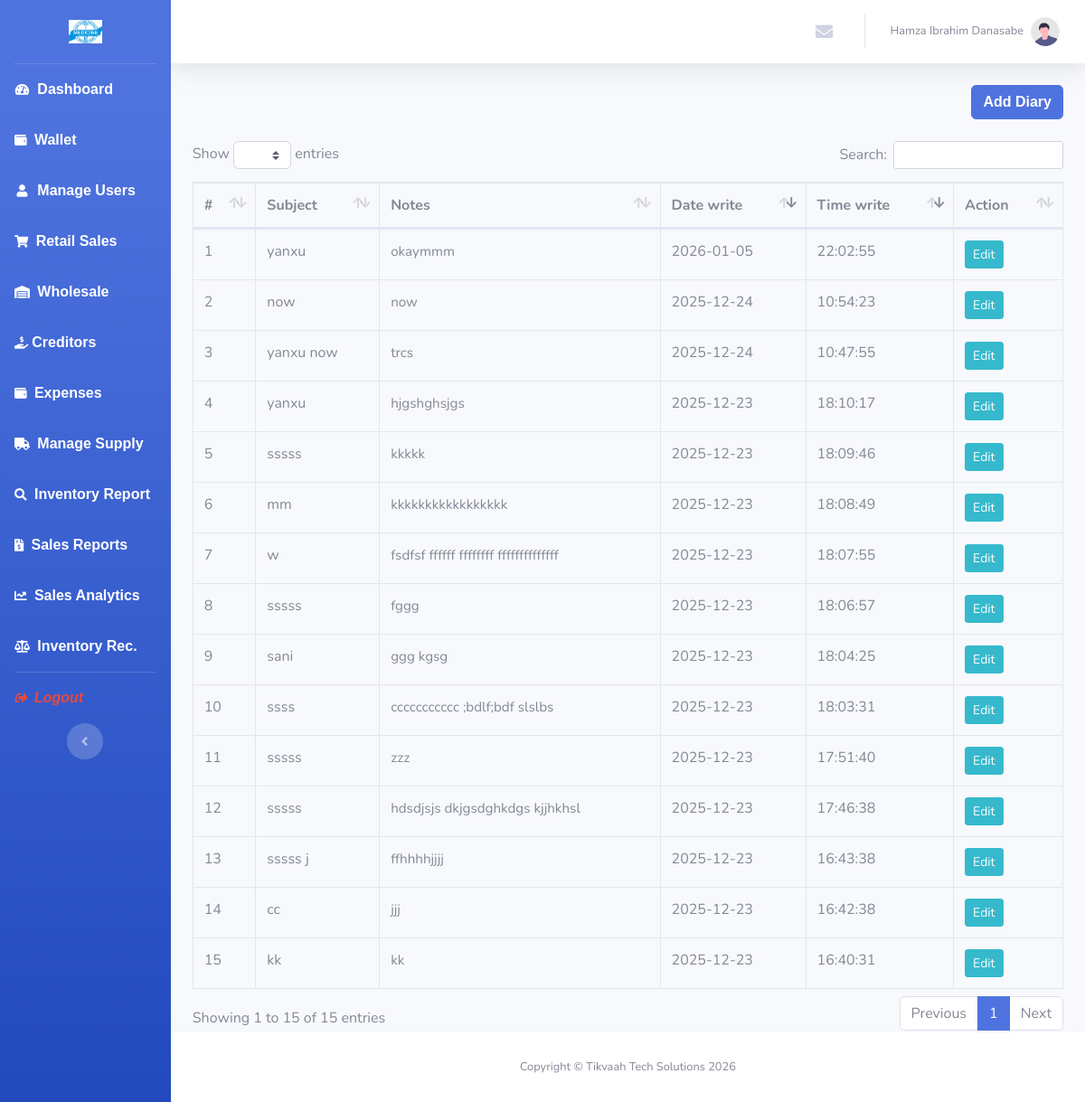
Page /diary (signed in) on the committed database.
### tables this page shows
CREATE TABLE `diary_tbl` (
  `id` int(11) NOT NULL,
  `user_id` int(11) NOT NULL,
  `subject` varchar(100) NOT NULL,
  `message` varchar(220) NOT NULL,
  `datercorded` date NOT NULL DEFAULT current_timestamp(),
  `timerecorded` time NOT NULL DEFAULT current_timestamp()
);

### controllers/diary.php (called while the page is built)
<?php
  require 'views/diary.view.php';

### model/Database.php (called while the page is built, shortened)
<?php
    class Database{
      public function __construct()
      {
        $dsn = 'mysql:host=localhost;dbname=ansarpharmacy';
          $dbuser = 'root';
          $dbpass = '';
          try {
            $this->conn = new PDO($dsn, $dbuser, $dbpass);
          } catch (PDOException $e) {
            die("DB Connection failed:" .$e->getMessage());
          }
      }
    }
?>

### views/diary.view.php (the view, shortened to what this page needs)
<?php
    require 'partials/header.php';
		require 'model/Database.php';
?>
<div id="wrapper">
    <?php require 'partials/sidebar.php' ?>
    <div id="content-wrapper" class="d-flex flex-column">
        <div id="content">
            <?php
                require 'partials/nav.php';
            ?>
            <div class="container-fluid">
                <div class="d-sm-flex align-items-center justify-content-between mb-4">
										<button type="button" data-target="#modelUnit" data-toggle="modal" class="btn btn-primary"><strong>Add Diary</strong></button>
                </div>
                <div class="table-responsive">
                    <table class="table table-bordered" id="diaryTable" width="100%" cellspacing="0">
                        <thead>
                            <tr>
                                <th>#</th>
                                <th>Subject</th>
                                <th>Notes</th>
                                <th>Date write</th>
                                <th>Time write</th>
                                <th>Action</th>
                            </tr>
                        </thead>
                        <tbody>
                            <?php
                                $db = new Database();
                                $stmt = $db->conn->prepare("SELECT * FROM diary_tbl WHERE user_id = :user_id ORDER BY `datercorded` DESC, `timerecorded` DESC");
                                $stmt->bindParam(':user_id', $_SESSION['userID'], PDO::PARAM_INT);
                                $stmt->execute();
                                $diaryNotes = $stmt->fetchAll(PDO::FETCH_ASSOC);
                                foreach ($diaryNotes as $key => $note): ?>
                                  <tr>
                                    <td><?= $key + 1 ?></td>
                                    <td><?= htmlspecialchars($note['subject'])  ?></td>
                                    <td class="diary-content"><?= $note['message'] ?></td>
                                    <td><?= htmlspecialchars($note['datercorded'])  ?></td>
                                    <td><?= htmlspecialchars($note['timerecorded']) ?></td>
                                    <td>
                                        <button
                                            type="button"
                                            class="btn btn-info btn-sm editBtn"
                                            data-id="<?= $note['id'] ?>">
                                            Edit
                                        </button>
                                    </td>
                              <?php endforeach ?>
                        </tbody>
                    </table>
				</div>
            </div>
        </div>
<?php
    require 'partials/footer.php';
?>

### views/partials/header.php (style rules this page uses)
.diary-content p { margin-bottom: 6px; }
.diary-content { line-height: 1.6; font-size: 0.95rem; }
#wrapper { height: 100vh; overflow: hidden; }
#content-wrapper { height: 100vh; overflow-y: auto; }
#accordionSidebar, #content-wrapper { scroll-behavior: smooth; }

### views/partials/sidebar.php (style rules this page uses)
strong { font-size: 12pt; font-family: Verdana, Geneva, Tahoma, sans-serif; }

### rows in the picture
diary_tbl: subject "yanxu", message "okaymmm", datercorded "2026-01-05", timerecorded "22:02:55"
diary_tbl: subject "now", message "now", datercorded "2025-12-24", timerecorded "10:54:23"
diary_tbl: subject "yanxu now", message "trcs", datercorded "2025-12-24", timerecorded "10:47:55"
diary_tbl: subject "yanxu", message "hjgshghsjgs", datercorded "2025-12-23", timerecorded "18:10:17"
diary_tbl: subject "sssss", message "kkkkk", datercorded "2025-12-23", timerecorded "18:09:46"
diary_tbl: subject "mm", message "kkkkkkkkkkkkkkkkk", datercorded "2025-12-23", timerecorded "18:08:49"
diary_tbl: subject "w", message "fsdfsf ffffff ffffffff ffffffffffffff", datercorded "2025-12-23", timerecorded "18:07:55"
diary_tbl: subject "sssss", message "fggg", datercorded "2025-12-23", timerecorded "18:06:57"
diary_tbl: subject "sani", message "ggg kgsg", datercorded "2025-12-23", timerecorded "18:04:25"
diary_tbl: subject "ssss", message "ccccccccccc ;bdlf;bdf slslbs", datercorded "2025-12-23", timerecorded "18:03:31"
diary_tbl: subject "sssss", message "zzz", datercorded "2025-12-23", timerecorded "17:51:40"
diary_tbl: subject "sssss", message "hdsdjsjs dkjgsdghkdgs kjjhkhsl", datercorded "2025-12-23", timerecorded "17:46:38"
diary_tbl: subject "sssss j", message "ffhhhhjjjj", datercorded "2025-12-23", timerecorded "16:43:38"
diary_tbl: subject "cc", message "jjj", datercorded "2025-12-23", timerecorded "16:42:38"
diary_tbl: subject "kk", message "kk", datercorded "2025-12-23", timerecorded "16:40:31"

### other values in the picture
$_SESSION['fname'] "Hamza Ibrahim Danasabe"
